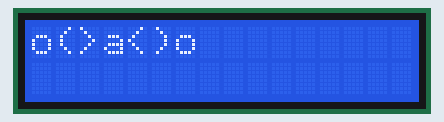
A sketch run on a simulated Arduino Uno, built with avr-gcc and run on an emulated ATmega328P. Parts: 16×2 character LCD. What the sketch prints to the serial monitor is not drawn.

Above: at 0.1 s.
At 3.1 s:
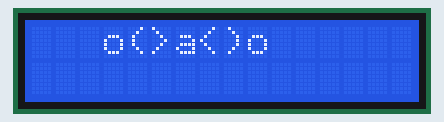
At 7.1 s:
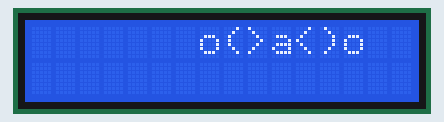
At 11.1 s:
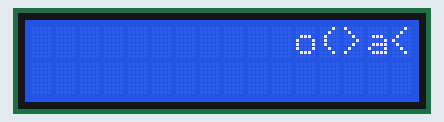
At 15.1 s:
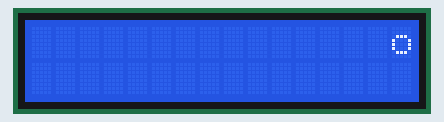
At 38.2 s:
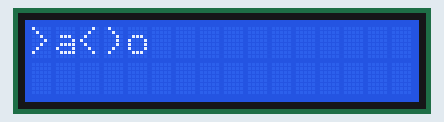

The sketch:

quiz_plus_screamGo.ino
```cpp
#include <Wire.h>
#include <LiquidCrystal_I2C.h>

LiquidCrystal_I2C lcd(0x27,16,2);

int sound_pin = A0;

void setup() {
  // put your setup code here, to run once:
  lcd.begin();
  lcd.backlight();
  Serial.begin(9600);
}

void loop() {
  // put your main code here, to run repeatedly:
  int sound_value = analogRead(sound_pin);


  Serial.println("sound_value : ");
  Serial.println(sound_value);

  if(sound_value>0 && sound_value<=1023){
    lcd.print("o(>a<)o");
    delay(1000);
    lcd.home();
    for(int i=1;i<=1023;i++){
      lcd.scrollDisplayRight();
      delay(1000);
      }


    }

}
```

Measured:
- what the display in image 1 shows lasts 1.0 s, from 3.1 s to 4.1 s
